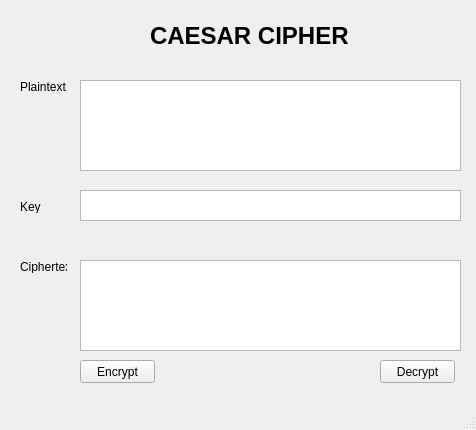
<?xml version="1.0" encoding="UTF-8"?>
<ui version="4.0">
 <class>MainWindow</class>
 <widget class="QMainWindow" name="MainWindow">
  <property name="geometry">
   <rect>
    <x>0</x>
    <y>0</y>
    <width>476</width>
    <height>430</height>
   </rect>
  </property>
  <property name="windowTitle">
   <string>MainWindow</string>
  </property>
  <widget class="QWidget" name="centralwidget">
   <widget class="QLabel" name="label">
    <property name="geometry">
     <rect>
      <x>150</x>
      <y>20</y>
      <width>201</width>
      <height>31</height>
     </rect>
    </property>
    <property name="font">
     <font>
      <pointsize>18</pointsize>
      <weight>75</weight>
      <bold>true</bold>
     </font>
    </property>
    <property name="text">
     <string>CAESAR CIPHER</string>
    </property>
   </widget>
   <widget class="QPlainTextEdit" name="txt_plain_text">
    <property name="geometry">
     <rect>
      <x>80</x>
      <y>80</y>
      <width>381</width>
      <height>91</height>
     </rect>
    </property>
   </widget>
   <widget class="QLabel" name="label_2">
    <property name="geometry">
     <rect>
      <x>20</x>
      <y>80</y>
      <width>47</width>
      <height>13</height>
     </rect>
    </property>
    <property name="text">
     <string>Plaintext</string>
    </property>
   </widget>
   <widget class="QLabel" name="label_3">
    <property name="geometry">
     <rect>
      <x>20</x>
      <y>200</y>
      <width>47</width>
      <height>13</height>
     </rect>
    </property>
    <property name="text">
     <string>Key</string>
    </property>
   </widget>
   <widget class="QTextEdit" name="txt_key">
    <property name="geometry">
     <rect>
      <x>80</x>
      <y>190</y>
      <width>381</width>
      <height>31</height>
     </rect>
    </property>
   </widget>
   <widget class="QLabel" name="label_4">
    <property name="geometry">
     <rect>
      <x>20</x>
      <y>260</y>
      <width>47</width>
      <height>13</height>
     </rect>
    </property>
    <property name="text">
     <string>Ciphertext</string>
    </property>
   </widget>
   <widget class="QPlainTextEdit" name="txt_cipher_text">
    <property name="geometry">
     <rect>
      <x>80</x>
      <y>260</y>
      <width>381</width>
      <height>91</height>
     </rect>
    </property>
   </widget>
   <widget class="QPushButton" name="btn_encrypt">
    <property name="geometry">
     <rect>
      <x>80</x>
      <y>360</y>
      <width>75</width>
      <height>23</height>
     </rect>
    </property>
    <property name="text">
     <string>Encrypt</string>
    </property>
   </widget>
   <widget class="QPushButton" name="btn_decrypt">
    <property name="geometry">
     <rect>
      <x>380</x>
      <y>360</y>
      <width>75</width>
      <height>23</height>
     </rect>
    </property>
    <property name="text">
     <string>Decrypt</string>
    </property>
   </widget>
  </widget>
  <widget class="QMenuBar" name="menubar">
   <property name="geometry">
    <rect>
     <x>0</x>
     <y>0</y>
     <width>476</width>
     <height>21</height>
    </rect>
   </property>
  </widget>
  <widget class="QStatusBar" name="statusbar"/>
 </widget>
 <resources/>
 <connections/>
</ui>
